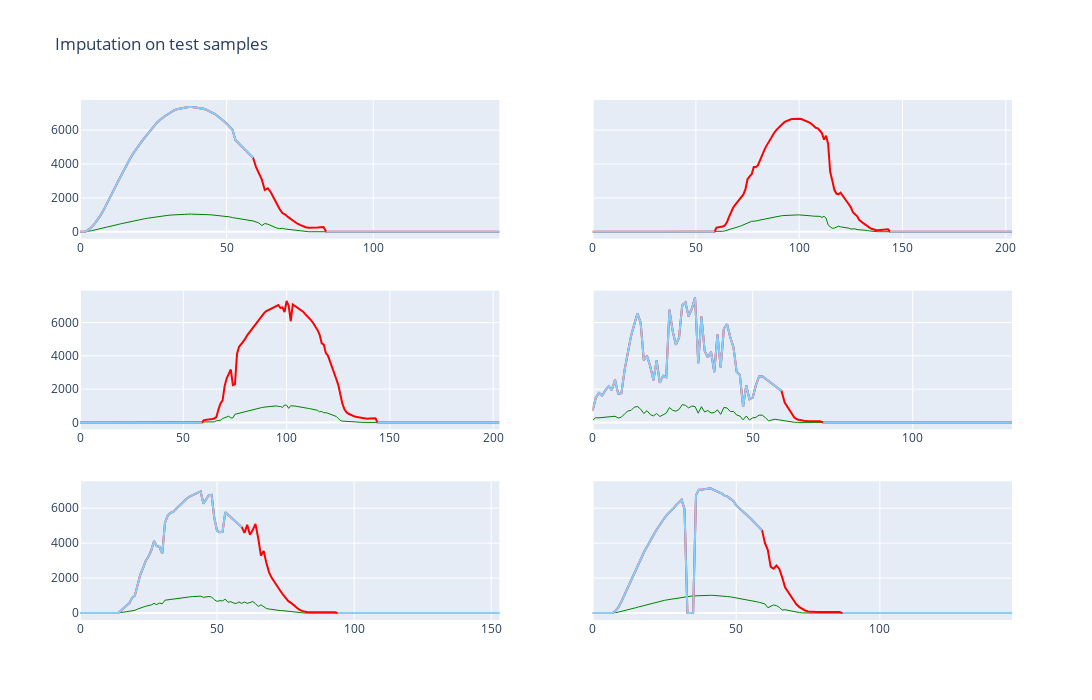

Notebook code cell kept with this figure:
### Markdown cell above
## Visualization of gap filling results
![green-divider](https://user-images.githubusercontent.com/7065401/52071924-c003ad80-2562-11e9-8297-1c6595f8a7ff.png)

### Code cell
fig = make_subplots(rows=3, cols=2, shared_yaxes=True)

k = 10
for i in range(6):    
    start = gaps[i+k][0] - pd.Timedelta(hours=10)
    end = gaps[i+k][1] + pd.Timedelta(hours=10)
    fig.add_trace(go.Scatter(y=df_imputed.loc[start:end, 'GTI'],
                    mode='lines', line=dict(width=1), marker=dict(color='green', size=2)), row=1+i//2, col=1+i%2)
    fig.add_trace(go.Scatter(y=df_imputed.loc[start:end, 'P_DC_LSTM'],
                    mode='lines', marker=dict(color='red')), row=1+i//2, col=1+i%2)
    fig.add_trace(go.Scatter(y=df_imputed.loc[start:end, 'P_DC'],
                    mode='lines', marker=dict(color='LightSkyBlue')), row=1+i//2, col=1+i%2)

fig.update_layout(height=700, width=1100, showlegend=False,
                  title_text="Imputation on test samples")
fig.show()

### Figure 1 — Plotly figure (JSON) as saved in the notebook; plotly's stock layout.template omitted (floating-point values rounded to 4 significant figures; data arrays with more than 128 entries replaced by an {"elided": "..."} marker saying what was removed)
{"data": [{"line": {"width": 1}, "marker": {"color": "green", "size": 2}, "mode": "lines", "type": "scatter", "xaxis": "x", "y": {"elided": "144 float values"}, "yaxis": "y"}, {"marker": {"color": "red"}, "mode": "lines", "type": "scatter", "xaxis": "x", "y": {"elided": "144 float values"}, "yaxis": "y"}, {"marker": {"color": "LightSkyBlue"}, "mode": "lines", "type": "scatter", "xaxis": "x", "y": {"elided": "144 float values"}, "yaxis": "y"}, {"line": {"width": 1}, "marker": {"color": "green", "size": 2}, "mode": "lines", "type": "scatter", "xaxis": "x2", "y": {"elided": "204 float values"}, "yaxis": "y2"}, {"marker": {"color": "red"}, "mode": "lines", "type": "scatter", "xaxis": "x2", "y": {"elided": "204 float values"}, "yaxis": "y2"}, {"marker": {"color": "LightSkyBlue"}, "mode": "lines", "type": "scatter", "xaxis": "x2", "y": {"elided": "204 int values"}, "yaxis": "y2"}, {"line": {"width": 1}, "marker": {"color": "green", "size": 2}, "mode": "lines", "type": "scatter", "xaxis": "x3", "y": {"elided": "204 float values"}, "yaxis": "y3"}, {"marker": {"color": "red"}, "mode": "lines", "type": "scatter", "xaxis": "x3", "y": {"elided": "204 float values"}, "yaxis": "y3"}, {"marker": {"color": "LightSkyBlue"}, "mode": "lines", "type": "scatter", "xaxis": "x3", "y": {"elided": "204 int values"}, "yaxis": "y3"}, {"line": {"width": 1}, "marker": {"color": "green", "size": 2}, "mode": "lines", "type": "scatter", "xaxis": "x4", "y": {"elided": "132 float values"}, "yaxis": "y4"}, {"marker": {"color": "red"}, "mode": "lines", "type": "scatter", "xaxis": "x4", "y": {"elided": "132 float values"}, "yaxis": "y4"}, {"marker": {"color": "LightSkyBlue"}, "mode": "lines", "type": "scatter", "xaxis": "x4", "y": {"elided": "132 float values"}, "yaxis": "y4"}, {"line": {"width": 1}, "marker": {"color": "green", "size": 2}, "mode": "lines", "type": "scatter", "xaxis": "x5", "y": {"elided": "154 float values"}, "yaxis": "y5"}, {"marker": {"color": "red"}, "mode": "lines", "type": "scatter", "xaxis": "x5", "y": {"elided": "154 float values"}, "yaxis": "y5"}, {"marker": {"color": "LightSkyBlue"}, "mode": "lines", "type": "scatter", "xaxis": "x5", "y": {"elided": "154 float values"}, "yaxis": "y5"}, {"line": {"width": 1}, "marker": {"color": "green", "size": 2}, "mode": "lines", "type": "scatter", "xaxis": "x6", "y": {"elided": "147 float values"}, "yaxis": "y6"}, {"marker": {"color": "red"}, "mode": "lines", "type": "scatter", "xaxis": "x6", "y": {"elided": "147 float values"}, "yaxis": "y6"}, {"marker": {"color": "LightSkyBlue"}, "mode": "lines", "type": "scatter", "xaxis": "x6", "y": {"elided": "147 float values"}, "yaxis": "y6"}], "layout": {"height": 700, "showlegend": false, "title": {"text": "Imputation on test samples"}, "width": 1100, "xaxis": {"anchor": "y", "autorange": true, "domain": [0, 0.45], "range": [0, 143]}, "xaxis2": {"anchor": "y2", "autorange": true, "domain": [0.55, 1], "range": [0, 203]}, "xaxis3": {"anchor": "y3", "autorange": true, "domain": [0, 0.45], "range": [0, 203]}, "xaxis4": {"anchor": "y4", "autorange": true, "domain": [0.55, 1], "range": [0, 131]}, "xaxis5": {"anchor": "y5", "autorange": true, "domain": [0, 0.45], "range": [0, 153]}, "xaxis6": {"anchor": "y6", "autorange": true, "domain": [0.55, 1], "range": [0, 146]}, "yaxis": {"anchor": "x", "autorange": true, "domain": [0.7333, 1], "range": [-409.4, 7779.0], "type": "linear"}, "yaxis2": {"anchor": "x2", "autorange": true, "domain": [0.7333, 1], "matches": "y", "range": [-409.4, 7779.0], "showticklabels": false, "type": "linear"}, "yaxis3": {"anchor": "x3", "autorange": true, "domain": [0.3667, 0.6333], "range": [-416.8, 7918.0], "type": "linear"}, "yaxis4": {"anchor": "x4", "autorange": true, "domain": [0.3667, 0.6333], "matches": "y3", "range": [-416.8, 7918.0], "showticklabels": false, "type": "linear"}, "yaxis5": {"anchor": "x5", "autorange": true, "domain": [0, 0.2667], "range": [-396.7, 7538.0], "type": "linear"}, "yaxis6": {"anchor": "x6", "autorange": true, "domain": [0, 0.2667], "matches": "y5", "range": [-396.7, 7538.0], "showticklabels": false, "type": "linear"}}}
